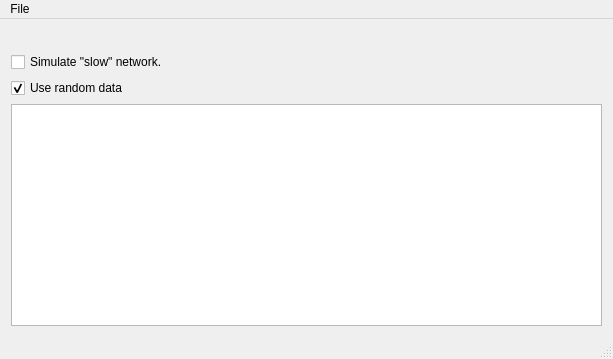
<?xml version="1.0" encoding="UTF-8"?>
<ui version="4.0">
 <class>ServerWindow</class>
 <widget class="QMainWindow" name="ServerWindow">
  <property name="geometry">
   <rect>
    <x>0</x>
    <y>0</y>
    <width>613</width>
    <height>359</height>
   </rect>
  </property>
  <property name="windowTitle">
   <string>Server Application</string>
  </property>
  <property name="windowIcon">
   <iconset resource="res.qrc">
    <normaloff>:/res/server.png</normaloff>:/res/server.png</iconset>
  </property>
  <widget class="QWidget" name="centralWidget">
   <layout class="QVBoxLayout" name="verticalLayout">
    <item>
     <widget class="QLineEdit" name="lblStatus">
      <property name="styleSheet">
       <string notr="true">QLineEdit { background-color: transparent }</string>
      </property>
      <property name="frame">
       <bool>false</bool>
      </property>
      <property name="readOnly">
       <bool>true</bool>
      </property>
     </widget>
    </item>
    <item>
     <widget class="QCheckBox" name="cbNetwork">
      <property name="text">
       <string>Simulate &quot;slow&quot; network.</string>
      </property>
     </widget>
    </item>
    <item>
     <widget class="QCheckBox" name="cbRandom">
      <property name="text">
       <string>Use random data</string>
      </property>
      <property name="checked">
       <bool>true</bool>
      </property>
     </widget>
    </item>
    <item>
     <widget class="QPlainTextEdit" name="debug">
      <property name="font">
       <font>
        <family>Consolas</family>
       </font>
      </property>
     </widget>
    </item>
   </layout>
  </widget>
  <widget class="QMenuBar" name="menuBar">
   <property name="geometry">
    <rect>
     <x>0</x>
     <y>0</y>
     <width>613</width>
     <height>21</height>
    </rect>
   </property>
   <widget class="QMenu" name="menuFile">
    <property name="title">
     <string>File</string>
    </property>
    <addaction name="separator"/>
    <addaction name="actionExit"/>
   </widget>
   <addaction name="menuFile"/>
  </widget>
  <widget class="QStatusBar" name="statusBar"/>
  <action name="actionExit">
   <property name="text">
    <string>Exit</string>
   </property>
  </action>
 </widget>
 <layoutdefault spacing="6" margin="11"/>
 <resources>
  <include location="res.qrc"/>
 </resources>
 <connections>
  <connection>
   <sender>actionExit</sender>
   <signal>triggered()</signal>
   <receiver>ServerWindow</receiver>
   <slot>close()</slot>
   <hints>
    <hint type="sourcelabel">
     <x>-1</x>
     <y>-1</y>
    </hint>
    <hint type="destinationlabel">
     <x>199</x>
     <y>149</y>
    </hint>
   </hints>
  </connection>
 </connections>
</ui>
